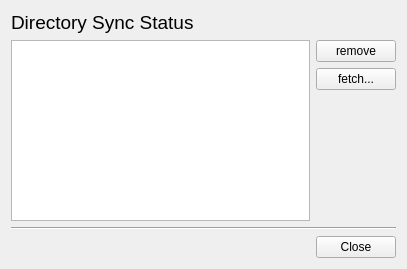
<?xml version="1.0" encoding="UTF-8"?>
<ui version="4.0">
 <class>statusDialog</class>
 <widget class="QWidget" name="statusDialog">
  <property name="geometry">
   <rect>
    <x>0</x>
    <y>0</y>
    <width>407</width>
    <height>269</height>
   </rect>
  </property>
  <property name="windowTitle">
   <string>Form</string>
  </property>
  <layout class="QGridLayout" name="gridLayout">
   <item row="0" column="0">
    <widget class="QLabel" name="label">
     <property name="font">
      <font>
       <pointsize>14</pointsize>
      </font>
     </property>
     <property name="text">
      <string>Directory Sync Status</string>
     </property>
    </widget>
   </item>
   <item row="1" column="0" colspan="2">
    <layout class="QHBoxLayout" name="horizontalLayout">
     <item>
      <layout class="QVBoxLayout" name="verticalLayout">
       <item>
        <widget class="QListView" name="_folderList"/>
       </item>
      </layout>
     </item>
     <item>
      <layout class="QVBoxLayout" name="verticalLayout_2">
       <item>
        <widget class="QPushButton" name="_ButtonRemove">
         <property name="text">
          <string>remove</string>
         </property>
        </widget>
       </item>
       <item>
        <widget class="QPushButton" name="_ButtonFetch">
         <property name="text">
          <string>fetch...</string>
         </property>
        </widget>
       </item>
       <item>
        <spacer name="verticalSpacer">
         <property name="orientation">
          <enum>Qt::Vertical</enum>
         </property>
         <property name="sizeHint" stdset="0">
          <size>
           <width>20</width>
           <height>40</height>
          </size>
         </property>
        </spacer>
       </item>
      </layout>
     </item>
    </layout>
   </item>
   <item row="2" column="0" colspan="2">
    <widget class="Line" name="line">
     <property name="orientation">
      <enum>Qt::Horizontal</enum>
     </property>
    </widget>
   </item>
   <item row="3" column="0">
    <spacer name="horizontalSpacer">
     <property name="orientation">
      <enum>Qt::Horizontal</enum>
     </property>
     <property name="sizeHint" stdset="0">
      <size>
       <width>255</width>
       <height>20</height>
      </size>
     </property>
    </spacer>
   </item>
   <item row="3" column="1">
    <widget class="QPushButton" name="_ButtonClose">
     <property name="text">
      <string>Close</string>
     </property>
    </widget>
   </item>
  </layout>
 </widget>
 <resources/>
 <connections/>
</ui>
